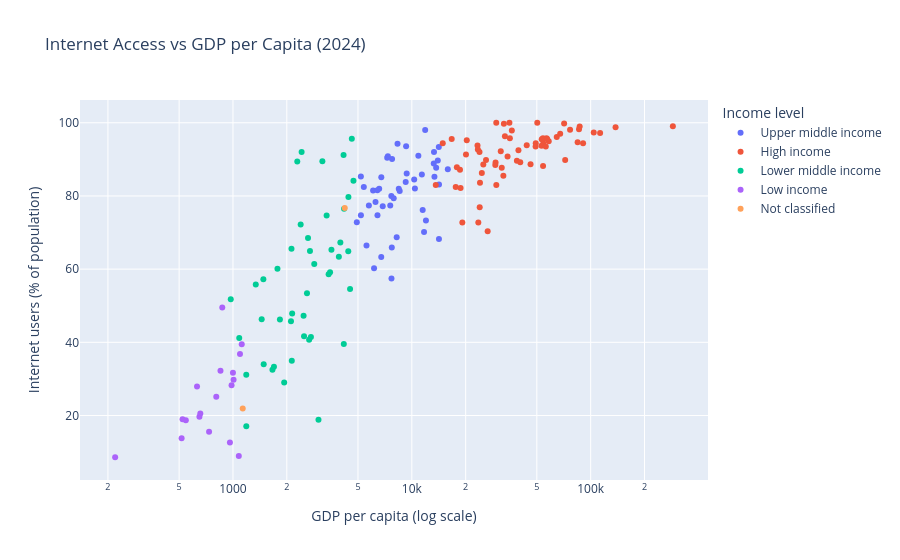

The notebook cell this image was saved under:
### Markdown cell above
### Interactive visualization: GDP per capita and internet access

To explore the relationship between economic development and technology access, I created an interactive scatterplot using Plotly. Each point represents a country. The x-axis shows GDP per capita on a log scale, and the y-axis shows the percentage of internet users. I also colored the points by income level so it is easier to compare patterns across groups, and hovering over a point shows the country name.

### Code cell
# Create an interactive scatterplot
fig_scatter = px.scatter(
    internet_2024,
    x="gdp_per_capita",
    y="internet_users_pct",
    color="incomeLevel",
    hover_name="name",
    log_x=True,
    title="Internet Access vs GDP per Capita (2024)",
    labels={
        "gdp_per_capita": "GDP per capita (log scale)",
        "internet_users_pct": "Internet users (% of population)",
        "incomeLevel": "Income level"
    }
)

fig_scatter.show()

#  This creates an HTML file with my chart
pio.write_html(fig_scatter, file="internet_gdp_interactive.html", auto_open=False, include_plotlyjs="cdn")

### Figure 1 — Plotly figure (JSON) as saved in the notebook; plotly's stock layout.template omitted (floating-point values rounded to 4 significant figures)
{"data": [{"hovertemplate": "<b>%{hovertext}</b><br><br>Income level=Upper middle income<br>GDP per capita (log scale)=%{x}<br>Internet users (% of population)=%{y}<extra></extra>", "hovertext": ["Albania", "Algeria", "Argentina", "Armenia", "Azerbaijan", "Belarus", "Belize", "Bosnia and Herzegovina", "Botswana", "Brazil", "Cabo Verde", "China", "Colombia", "Dominica", "Dominican Republic", "Ecuador", "El Salvador", "Equatorial Guinea", "Fiji", "Gabon", "Georgia", "Grenada", "Guatemala", "Indonesia", "Iran, Islamic Rep.", "Iraq", "Jamaica", "Kazakhstan", "Libya", "Malaysia", "Maldives", "Marshall Islands", "Mauritius", "Mexico", "Moldova", "Mongolia", "Montenegro", "North Macedonia", "Paraguay", "Peru", "Serbia", "South Africa", "St. Lucia", "St. Vincent and the Grenadines", "Thailand", "Turkiye", "Ukraine"], "legendgroup": "Upper middle income", "marker": {"color": "#636efa", "symbol": "circle"}, "mode": "markers", "name": "Upper middle income", "orientation": "v", "showlegend": true, "type": "scatter", "x": [11380.0, 5753.0, 13970.0, 8556.0, 7284.0, 8318.0, 7681.0, 9359.0, 7696.0, 10310.0, 5192.0, 13300.0, 7919.0, 10410.0, 10880.0, 6875.0, 5580.0, 6745.0, 6426.0, 8230.0, 9241.0, 11710.0, 6150.0, 4925.0, 5190.0, 6074.0, 7754.0, 14150.0, 6569.0, 11870.0, 13380.0, 7726.0, 11990.0, 14190.0, 7576.0, 6751.0, 13260.0, 9292.0, 6416.0, 8452.0, 13680.0, 6267.0, 14180.0, 11500.0, 7347.0, 15890.0, 5389.0], "xaxis": "x", "y": [85.86, 77.42, 89.67, 81.34, 90.44, 94.26, 80.01, 86.1, 57.46, 84.46, 74.74, 92, 79.35, 82.05, 91.0, 77.17, 66.48, 63.3, 74.71, 68.72, 83.8, 70.16, 60.22, 72.78, 85.34, 81.47, 90.11, 93.39, 81.95, 98.02, 85.24, 65.92, 73.31, 83.12, 77.37, 85.12, 88.88, 93.6, 81.58, 81.96, 87.69, 78.36, 68.21, 76.19, 90.87, 87.31, 82.47], "yaxis": "y"}, {"hovertemplate": "<b>%{hovertext}</b><br><br>Income level=High income<br>GDP per capita (log scale)=%{x}<br>Internet users (% of population)=%{y}<extra></extra>", "hovertext": ["Andorra", "Antigua and Barbuda", "Australia", "Austria", "Bahamas, The", "Bahrain", "Barbados", "Belgium", "Brunei Darussalam", "Bulgaria", "Canada", "Chile", "Costa Rica", "Croatia", "Cyprus", "Czechia", "Denmark", "Estonia", "Finland", "France", "Germany", "Greece", "Guyana", "Hong Kong SAR, China", "Hungary", "Iceland", "Ireland", "Israel", "Italy", "Japan", "Korea, Rep.", "Kuwait", "Latvia", "Lithuania", "Luxembourg", "Macao SAR, China", "Malta", "Monaco", "Nauru", "Netherlands", "New Zealand", "Norway", "Oman", "Panama", "Poland", "Portugal", "Qatar", "Romania", "Russian Federation", "Saudi Arabia", "Seychelles", "Singapore", "Slovak Republic", "Slovenia", "Spain", "St. Kitts and Nevis", "Sweden", "Switzerland", "Trinidad and Tobago", "United Arab Emirates", "United Kingdom", "United States", "Uruguay"], "legendgroup": "High income", "marker": {"color": "#EF553B", "symbol": "circle"}, "mode": "markers", "name": "High income", "orientation": "v", "showlegend": true, "type": "scatter", "x": [49300.0, 23540.0, 64600.0, 58270.0, 39460.0, 29650.0, 26540.0, 56610.0, 33150.0, 17600.0, 54340.0, 16710.0, 18590.0, 24050.0, 38670.0, 31820.0, 71030.0, 31430.0, 53150.0, 46100.0, 56100.0, 24630.0, 29680.0, 54070.0, 23290.0, 86040.0, 112900.0, 54180.0, 40390.0, 32490.0, 36240.0, 32720.0, 23410.0, 29380.0, 137800.0, 72000.0, 43900.0, 288000.0, 13610.0, 67520.0, 49210.0, 86790.0, 20290.0, 19160.0, 25100.0, 29290.0, 76690.0, 20080.0, 14890.0, 35120.0, 17860.0, 90670.0, 25990.0, 34300.0, 35330.0, 23960.0, 57120.0, 104000.0, 18730.0, 50270.0, 53250.0, 84530.0, 23910.0], "xaxis": "x", "y": [94.4, 72.73, 96.13, 94.92, 92.47, 100, 70.36, 95.78, 96.3, 82.44, 94.35, 95.59, 87.17, 83.63, 89.6, 87.69, 99.77, 92.24, 93.72, 88.65, 93.5, 86.27, 83.0, 95.76, 93.78, 98.21, 97.19, 88.18, 89.22, 85.54, 97.9, 99.75, 92.71, 89.16, 98.76, 89.83, 93.86, 99.04, 83.01, 97.01, 93.52, 99, 95.25, 72.77, 88.58, 88.49, 98.09, 91.29, 94.36, 100, 87.82, 94.38, 89.83, 90.76, 95.76, 76.88, 95.53, 97.34, 82.16, 100, 95.47, 94.69, 91.99], "yaxis": "y"}, {"hovertemplate": "<b>%{hovertext}</b><br><br>Income level=Lower middle income<br>GDP per capita (log scale)=%{x}<br>Internet users (% of population)=%{y}<extra></extra>", "hovertext": ["Angola", "Bangladesh", "Benin", "Bolivia", "Cambodia", "Cameroon", "Comoros", "Congo, Rep.", "Cote d'Ivoire", "Djibouti", "Egypt, Arab Rep.", "Eswatini", "Ghana", "Guinea", "Haiti", "Honduras", "India", "Jordan", "Kenya", "Kiribati", "Kyrgyz Republic", "Lao PDR", "Lesotho", "Mauritania", "Micronesia, Fed. Sts.", "Morocco", "Namibia", "Nepal", "Nicaragua", "Nigeria", "Pakistan", "Papua New Guinea", "Philippines", "Sao Tome and Principe", "Senegal", "Solomon Islands", "Sri Lanka", "Tajikistan", "Tanzania", "Tunisia", "Uzbekistan", "Viet Nam", "Zambia", "Zimbabwe"], "legendgroup": "Lower middle income", "marker": {"color": "#00cc96", "symbol": "circle"}, "mode": "markers", "name": "Lower middle income", "orientation": "v", "showlegend": true, "type": "scatter", "x": [2666.0, 2593.0, 1485.0, 4421.0, 2628.0, 1830.0, 1663.0, 2482.0, 2728.0, 3553.0, 3338.0, 3910.0, 2391.0, 1695.0, 2143.0, 3426.0, 2695.0, 4618.0, 2132.0, 2289.0, 2420.0, 2124.0, 971.9, 2110.0, 4166.0, 4153.0, 4413.0, 1447.0, 2848.0, 1084.0, 1479.0, 3007.0, 3985.0, 3491.0, 1773.0, 1934.0, 4516.0, 1341.0, 1187.0, 4181.0, 3162.0, 4717.0, 1187.0, 2497.0], "xaxis": "x", "y": [40.7, 53.42, 33.98, 79.7, 68.48, 46.26, 32.52, 47.25, 41.43, 65.3, 74.65, 63.4, 72.18, 33.3, 47.86, 58.62, 64.94, 95.62, 34.98, 89.44, 92.03, 65.59, 51.8, 45.78, 39.52, 91.2, 64.87, 46.32, 61.4, 41.21, 57.25, 18.81, 67.26, 59.12, 60.12, 29.04, 54.59, 55.79, 31.16, 76.5, 89.51, 84.15, 17.1, 41.64], "yaxis": "y"}, {"hovertemplate": "<b>%{hovertext}</b><br><br>Income level=Low income<br>GDP per capita (log scale)=%{x}<br>Internet users (% of population)=%{y}<extra></extra>", "hovertext": ["Burkina Faso", "Burundi", "Central African Republic", "Chad", "Congo, Dem. Rep.", "Gambia, The", "Guinea-Bissau", "Liberia", "Madagascar", "Malawi", "Mali", "Mozambique", "Niger", "Rwanda", "Sierra Leone", "Somalia, Fed. Rep.", "Togo", "Uganda"], "legendgroup": "Low income", "marker": {"color": "#ab63fa", "symbol": "circle"}, "mode": "markers", "name": "Low income", "orientation": "v", "showlegend": true, "type": "scatter", "x": [982.0, 219.4, 516.2, 961.6, 649.4, 871.3, 1008.0, 851.5, 545.0, 522.6, 1095.0, 656.8, 735.3, 999.7, 806.7, 629.5, 1119.0, 1078.0], "xaxis": "x", "y": [28.25, 8.596, 13.78, 12.63, 19.67, 49.49, 29.78, 32.23, 18.68, 18.96, 36.8, 20.53, 15.56, 31.7, 25.1, 27.94, 39.48, 8.95], "yaxis": "y"}, {"hovertemplate": "<b>%{hovertext}</b><br><br>Income level=Not classified<br>GDP per capita (log scale)=%{x}<br>Internet users (% of population)=%{y}<extra></extra>", "hovertext": ["Ethiopia", "Venezuela, RB"], "legendgroup": "Not classified", "marker": {"color": "#FFA15A", "symbol": "circle"}, "mode": "markers", "name": "Not classified", "orientation": "v", "showlegend": true, "type": "scatter", "x": [1134.0, 4218.0], "xaxis": "x", "y": [21.94, 76.68], "yaxis": "y"}], "layout": {"legend": {"title": {"text": "Income level"}, "tracegroupgap": 0}, "title": {"text": "Internet Access vs GDP per Capita (2024)"}, "xaxis": {"anchor": "y", "domain": [0, 1], "title": {"text": "GDP per capita (log scale)"}, "type": "log"}, "yaxis": {"anchor": "x", "domain": [0, 1], "title": {"text": "Internet users (% of population)"}}}}
